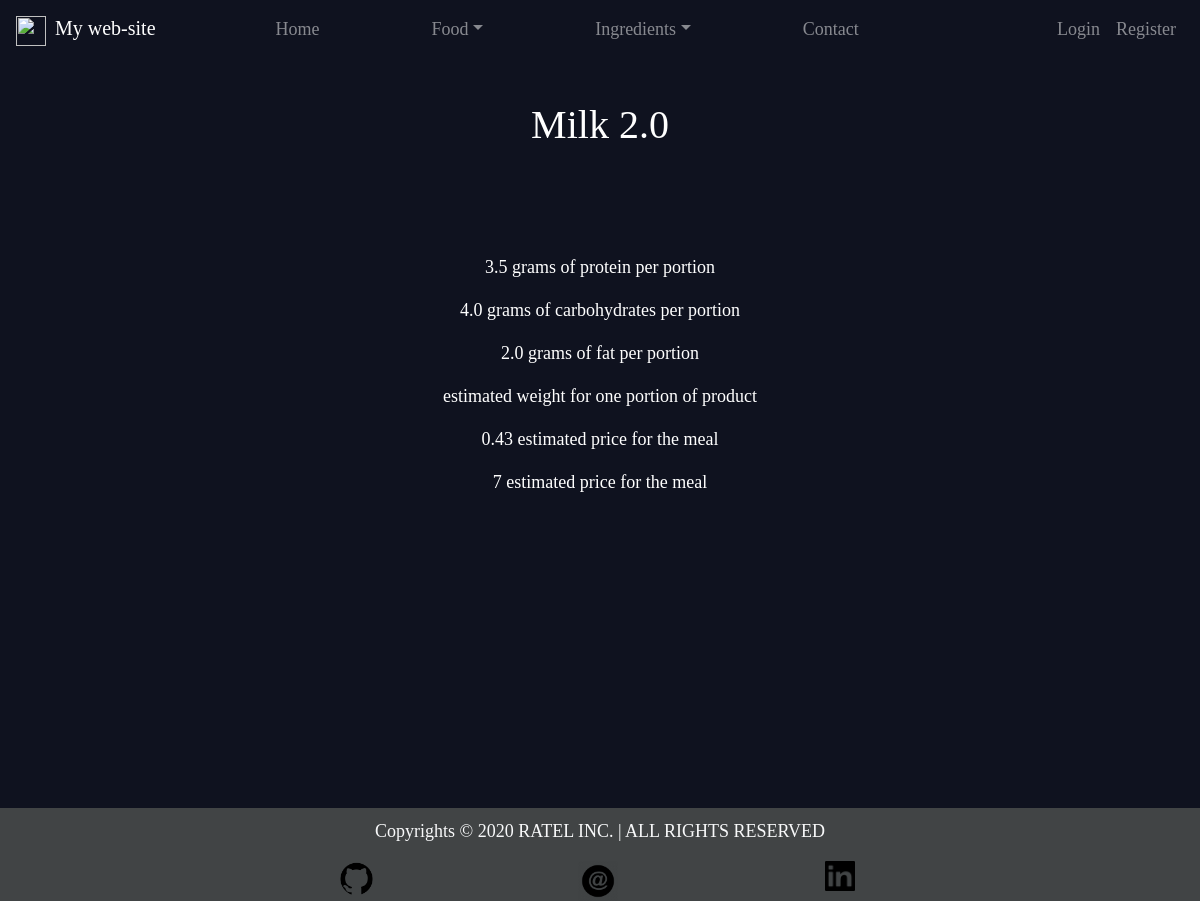
Page /food/ingredient_detail/milk-20/ on the committed database.
### Food/models.py (models this page shows, shortened)
class Ingredient(models.Model):
	name = models.CharField(max_length=50, unique=True)
	protein = models.FloatField(validators=[macro_quantity_validator,])
	carbohydrates = models.FloatField(validators=[macro_quantity_validator,])
	fat = models.FloatField(validators=[macro_quantity_validator,])
	quantity_per_portion = models.IntegerField(blank=True)
	price = models.DecimalField(max_digits=100, decimal_places=2, blank=True)
	food_type = models.CharField(max_length=2, choices=FOOD_TYPE_CHOICES, blank=True)
	slug = models.SlugField(max_length=100, unique=True, blank=True)
	class Meta:
		ordering = ["id"]

### Food/views.py (the view)
# urls.py: path("ingredient_detail/<str:slug>/", IngredientDetailView.as_view(), name="ingredinet_detail"),
class IngredientDetailView(DetailView):
	template_name = "Food/ingredient_detail_view.html"
	model = Ingredient
	context_object_name = "object"

### Templates/Food/ingredient_detail_view.html (shortened to what this page needs)
{% extends 'main.html' %}
{% block content %}
	<div class="post">
        <h1>{{object.name|lower|capfirst}}</h1>
        <br><br><br>
        <p>{{ object.protein }} grams of protein per portion</p>
        <p>{{ object.carbohydrates }} grams of carbohydrates per portion</p>
        <p>{{ object.fat }}  grams of fat per portion</p>
        <p>{{ object.weight }} estimated weight for one portion of product</p>
        <p>{{ object.price }} estimated price for the meal</p>
        <p>{{ object.food_type }} estimated price for the meal</p>
    </div>
    <br><br><br><br><br>
{% endblock %}

### files/style.css (style rules this page uses)
body { background-color: #0f121f; font-family: Ubuntu; color: #fff; font-size:large; text-align: center; }

### rows in the picture
Ingredient: name "Milk 2.0", protein "3.5", carbohydrates "4.0", fat "2.0", price "0.43", food_type "7"
